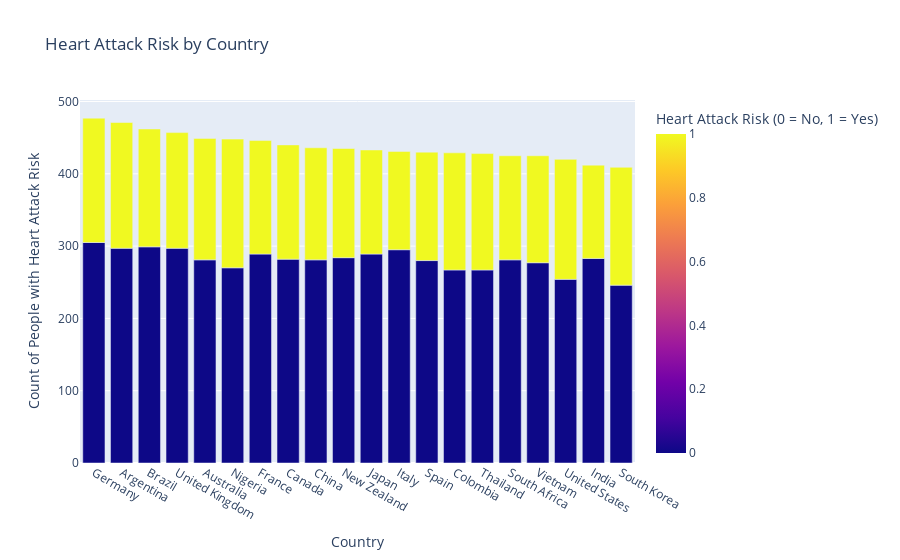

Notebook code cell kept with this figure:
### Code cell
import plotly.express as px

# Group the data by Country and Heart Attack Risk, and calculate the count of each risk level
country_risk_grouped = data.groupby(['Country', 'Heart Attack Risk']).size().reset_index(name='Count')

# Create a stacked bar chart for heart attack risk by country
fig_stacked_bar = px.bar(country_risk_grouped, x='Country', y='Count', color='Heart Attack Risk',
                         title='Heart Attack Risk by Country',
                         labels={'Count': 'Number of People', 'Heart Attack Risk': 'Heart Attack Risk (0 = No, 1 = Yes)'},
                         barmode='stack',
                         color_discrete_sequence=px.colors.qualitative.Pastel)

# Update layout for better visibility
fig_stacked_bar.update_layout(
    xaxis_title="Country",
    yaxis_title="Count of People with Heart Attack Risk",
    legend_title="Heart Attack Risk",
    xaxis={'categoryorder': 'total descending'},  
)

# Show the stacked bar chart
fig_stacked_bar.show()

### Figure 1 — Plotly figure (JSON) as saved in the notebook; plotly's stock layout.template omitted (floating-point values rounded to 4 significant figures)
{"data": [{"alignmentgroup": "True", "hovertemplate": "Country=%{x}<br>Number of People=%{y}<br>Heart Attack Risk (0 = No, 1 = Yes)=%{marker.color}<extra></extra>", "legendgroup": "", "marker": {"color": [0, 1, 0, 1, 0, 1, 0, 1, 0, 1, 0, 1, 0, 1, 0, 1, 0, 1, 0, 1, 0, 1, 0, 1, 0, 1, 0, 1, 0, 1, 0, 1, 0, 1, 0, 1, 0, 1, 0, 1], "coloraxis": "coloraxis", "pattern": {"shape": ""}}, "name": "", "offsetgroup": "", "orientation": "v", "showlegend": false, "textposition": "auto", "type": "bar", "x": ["Argentina", "Argentina", "Australia", "Australia", "Brazil", "Brazil", "Canada", "Canada", "China", "China", "Colombia", "Colombia", "France", "France", "Germany", "Germany", "India", "India", "Italy", "Italy", "Japan", "Japan", "New Zealand", "New Zealand", "Nigeria", "Nigeria", "South Africa", "South Africa", "South Korea", "South Korea", "Spain", "Spain", "Thailand", "Thailand", "United Kingdom", "United Kingdom", "United States", "United States", "Vietnam", "Vietnam"], "xaxis": "x", "y": [297, 174, 281, 168, 299, 163, 282, 158, 281, 155, 267, 162, 289, 157, 305, 172, 283, 129, 295, 136, 289, 144, 284, 151, 270, 178, 281, 144, 246, 163, 280, 150, 267, 161, 297, 160, 254, 166, 277, 148], "yaxis": "y"}], "layout": {"barmode": "stack", "coloraxis": {"colorbar": {"title": {"text": "Heart Attack Risk (0 = No, 1 = Yes)"}}, "colorscale": [[0, "#0d0887"], [0.1111, "#46039f"], [0.2222, "#7201a8"], [0.3333, "#9c179e"], [0.4444, "#bd3786"], [0.5556, "#d8576b"], [0.6667, "#ed7953"], [0.7778, "#fb9f3a"], [0.8889, "#fdca26"], [1, "#f0f921"]]}, "legend": {"title": {"text": "Heart Attack Risk"}, "tracegroupgap": 0}, "title": {"text": "Heart Attack Risk by Country"}, "xaxis": {"anchor": "y", "categoryorder": "total descending", "domain": [0, 1], "title": {"text": "Country"}}, "yaxis": {"anchor": "x", "domain": [0, 1], "title": {"text": "Count of People with Heart Attack Risk"}}}}
